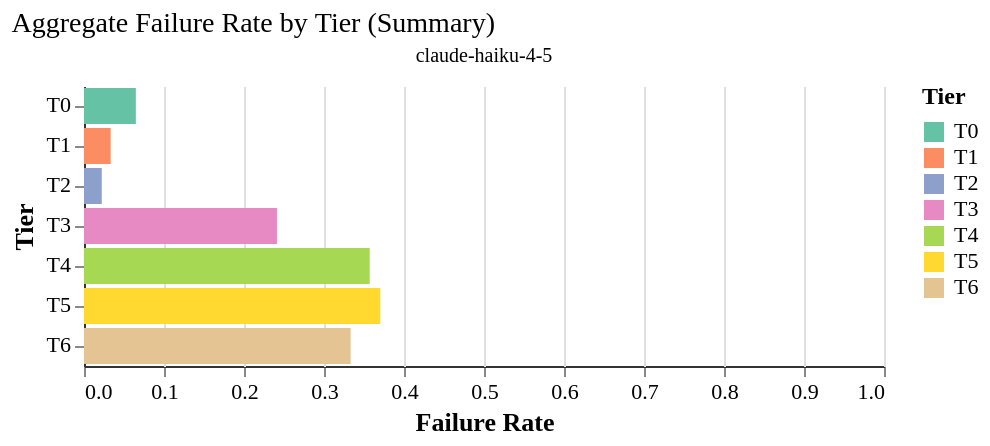

Source (Vega-Lite JSON):
### Vega-Lite specification from a JSON file in a GitHub repository (floating-point values rounded to 4 significant figures)
{"config": {"font": "serif", "axis": {"labelFontSize": 11, "titleFontSize": 13, "gridColor": "#e0e0e0", "domainColor": "#333333"}, "legend": {"labelFontSize": 11, "titleFontSize": 12}, "title": {"fontSize": 14, "anchor": "start", "fontWeight": "normal"}, "view": {"stroke": null, "continuousWidth": 400, "continuousHeight": 300}, "mark": {"tooltip": true}}, "data": {"name": "data-992907903db3931b67f7079acfd4b12f"}, "facet": {"column": {"field": "agent_model", "title": null, "type": "nominal"}}, "spec": {"mark": {"type": "bar"}, "encoding": {"color": {"field": "tier", "scale": {"domain": ["T0", "T1", "T2", "T3", "T4", "T5", "T6"], "range": ["#66c2a5", "#fc8d62", "#8da0cb", "#e78ac3", "#a6d854", "#ffd92f", "#e5c494"]}, "sort": ["T0", "T1", "T2", "T3", "T4", "T5", "T6"], "title": "Tier", "type": "nominal"}, "tooltip": [{"field": "tier", "title": "Tier", "type": "ordinal"}, {"field": "failure_rate", "format": ".2%", "title": "Failure Rate", "type": "quantitative"}, {"field": "n_subtests", "title": "Subtests", "type": "quantitative"}, {"field": "n_runs", "title": "Runs", "type": "quantitative"}], "x": {"field": "failure_rate", "scale": {"domain": [0, 1]}, "title": "Failure Rate", "type": "quantitative"}, "y": {"field": "tier", "sort": ["T0", "T1", "T2", "T3", "T4", "T5", "T6"], "title": "Tier", "type": "nominal"}}}, "resolve": {"scale": {"y": "independent"}}, "title": "Aggregate Failure Rate by Tier (Summary)", "$schema": "https://vega.github.io/schema/vega-lite/v6.1.0.json", "datasets": {"data-992907903db3931b67f7079acfd4b12f": [{"agent_model": "claude-haiku-4-5", "tier": "T0", "failure_rate": 0.06481, "n_runs": 216, "n_subtests": 24}, {"agent_model": "claude-haiku-4-5", "tier": "T1", "failure_rate": 0.03333, "n_runs": 90, "n_subtests": 10}, {"agent_model": "claude-haiku-4-5", "tier": "T2", "failure_rate": 0.02222, "n_runs": 135, "n_subtests": 15}, {"agent_model": "claude-haiku-4-5", "tier": "T3", "failure_rate": 0.2412, "n_runs": 369, "n_subtests": 41}, {"agent_model": "claude-haiku-4-5", "tier": "T4", "failure_rate": 0.3571, "n_runs": 126, "n_subtests": 14}, {"agent_model": "claude-haiku-4-5", "tier": "T5", "failure_rate": 0.3704, "n_runs": 135, "n_subtests": 15}, {"agent_model": "claude-haiku-4-5", "tier": "T6", "failure_rate": 0.3333, "n_runs": 9, "n_subtests": 1}]}}
